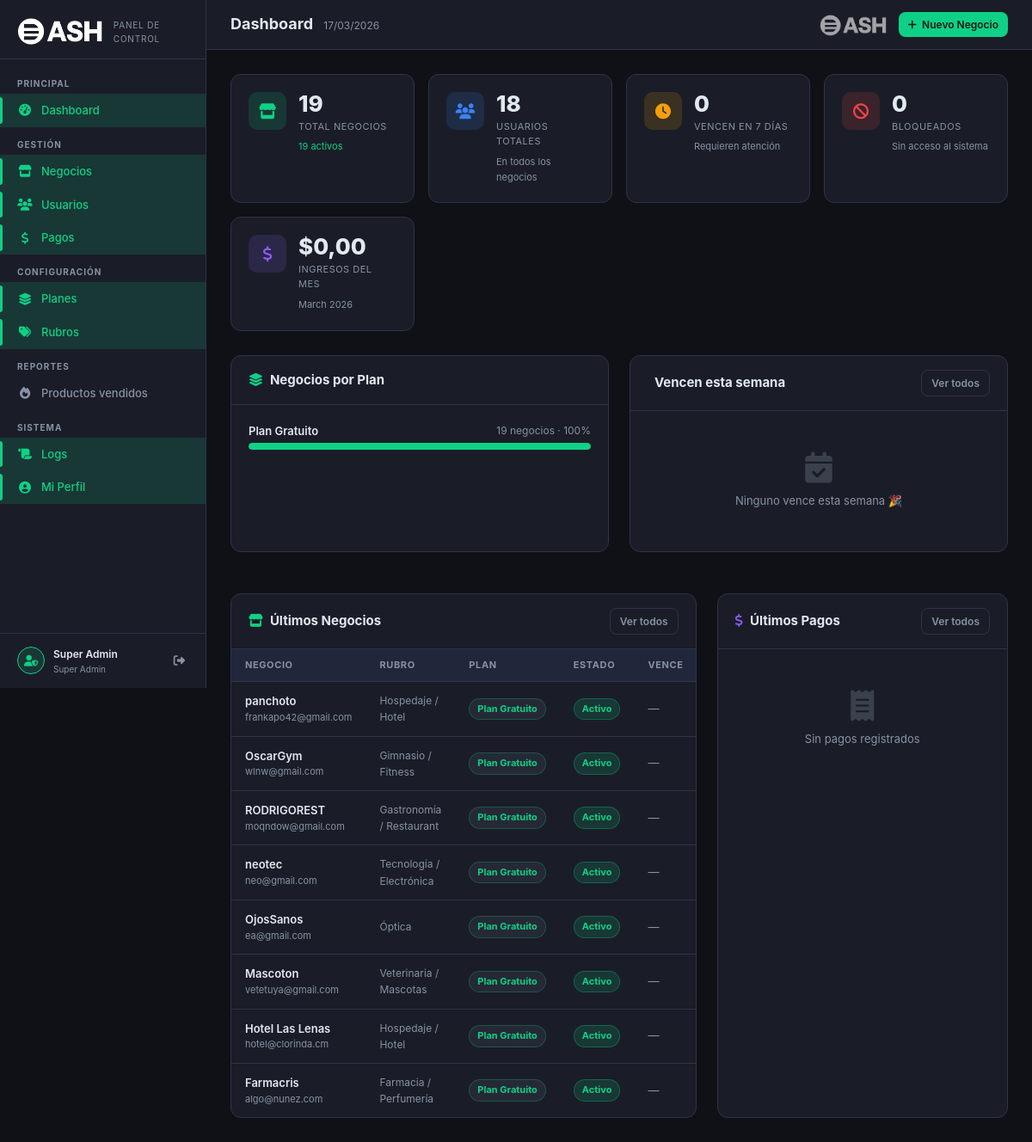
Screenshot of /superadmin/index.php (signed in) with the database file from the repository.
### tables this page shows
CREATE TABLE `negocios` (
  `id` int(11) NOT NULL,
  `nombre` varchar(255) NOT NULL,
  `razon_social` varchar(255) DEFAULT NULL,
  `cuit` varchar(20) DEFAULT NULL,
  `condicion_iva` varchar(50) DEFAULT NULL,
  `rubro` varchar(100) DEFAULT NULL,
  `rubro_id` int(11) DEFAULT NULL,
  `direccion` text DEFAULT NULL,
  `ciudad` varchar(100) DEFAULT NULL,
  `provincia` varchar(100) DEFAULT NULL,
  `codigo_postal` varchar(10) DEFAULT NULL,
  `telefono` varchar(50) DEFAULT NULL,
  `email` varchar(255) DEFAULT NULL,
  `sitio_web` varchar(255) DEFAULT NULL,
  `instagram` varchar(100) DEFAULT NULL,
  `facebook` varchar(255) DEFAULT NULL,
  `whatsapp` varchar(50) DEFAULT NULL,
  `logo` varchar(255) DEFAULT NULL,
  `imagen_portada` varchar(255) DEFAULT NULL,
  `carta_token` varchar(64) DEFAULT NULL,
  `carta_activa` tinyint(1) NOT NULL DEFAULT 1,
  `mensaje_ticket` text DEFAULT NULL,
  `mostrar_logo_ticket` tinyint(1) DEFAULT 1,
  `mostrar_direccion_ticket` tinyint(1) DEFAULT 1,
  `mostrar_cuit_ticket` tinyint(1) DEFAULT 1,
  `horarios` longtext DEFAULT NULL CHECK (json_valid(`horarios`)),
  `activo` tinyint(1) DEFAULT 1,
  `plan_id` int(11) DEFAULT 1,
  `fecha_vencimiento` date DEFAULT NULL,
  `bloqueado` tinyint(1) NOT NULL DEFAULT 0,
  `bloqueado_motivo` varchar(255) DEFAULT NULL,
  `notas_admin` text DEFAULT NULL,
  `estado_suscripcion` enum('activa','vencida','cancelada','trial') DEFAULT 'trial',
  `trial_hasta` date DEFAULT NULL,
  `fecha_registro` timestamp NOT NULL DEFAULT current_timestamp(),
  `fecha_alta` date DEFAULT NULL,
  `fecha_actualizacion` timestamp NOT NULL DEFAULT current_timestamp() ON UPDATE current_timestamp()
);

CREATE TABLE `rubros` (
  `id` int(11) NOT NULL,
  `slug` varchar(50) NOT NULL,
  `nombre` varchar(100) NOT NULL,
  `descripcion` varchar(255) DEFAULT NULL,
  `icono` varchar(50) DEFAULT 'fa-store',
  `color` varchar(7) DEFAULT '#667eea',
  `activo` tinyint(1) DEFAULT 1,
  `orden` int(11) DEFAULT 0
);

CREATE TABLE `planes` (
  `id` int(11) NOT NULL,
  `nombre` varchar(50) NOT NULL,
  `nombre_display` varchar(100) NOT NULL,
  `descripcion` text DEFAULT NULL,
  `precio_mensual` decimal(10,2) DEFAULT 0.00,
  `precio_anual` decimal(10,2) DEFAULT 0.00,
  `max_usuarios` smallint(6) DEFAULT 1,
  `max_productos` smallint(6) DEFAULT 50,
  `max_ventas_mes` int(11) DEFAULT 100,
  `tiene_reportes` tinyint(1) DEFAULT 0,
  `tiene_empleados` tinyint(1) DEFAULT 0,
  `tiene_clientes` tinyint(1) DEFAULT 0,
  `tiene_api_publica` tinyint(1) DEFAULT 0,
  `tiene_tienda_online` tinyint(1) DEFAULT 0,
  `activo` tinyint(1) DEFAULT 1,
  `created_at` timestamp NOT NULL DEFAULT current_timestamp(),
  `updated_at` timestamp NULL DEFAULT NULL ON UPDATE current_timestamp(),
  `dias_gratis` int(11) NOT NULL DEFAULT 0,
  `color` varchar(20) DEFAULT '#0FD186',
  `icono` varchar(50) DEFAULT 'fa-star',
  `orden` int(11) DEFAULT 0
);

### superadmin/_auth.php (called while the page is built, shortened)
<?php
function sa_format_money(float $v): string {
    return '$' . number_format($v, 2, ',', '.');
}

### superadmin/index.php (the view, shortened to what this page needs)
<?php
require_once __DIR__ . '/_auth.php';
$db = sa_db();
$total_negocios  = $db->query("SELECT COUNT(*) FROM negocios")->fetchColumn();
$activos_hoy     = $db->query("SELECT COUNT(*) FROM negocios WHERE activo = 1")->fetchColumn();
$bloqueados      = $db->query("SELECT COUNT(*) FROM negocios WHERE bloqueado = 1")->fetchColumn();
$vencen_7dias    = $db->query("SELECT COUNT(*) FROM negocios WHERE fecha_vencimiento BETWEEN CURDATE() AND DATE_ADD(CURDATE(), INTERVAL 7 DAY) AND activo = 1")->fetchColumn();
$total_usuarios  = $db->query("SELECT COUNT(*) FROM usuarios")->fetchColumn();
$ingresos_mes = $db->query("SELECT COALESCE(SUM(monto),0) FROM pagos WHERE YEAR(fecha_pago)=YEAR(CURDATE()) AND MONTH(fecha_pago)=MONTH(CURDATE())")->fetchColumn();
$por_plan = $db->query("
    SELECT p.nombre_display, COUNT(n.id) as total, p.color
    FROM negocios n
    LEFT JOIN planes p ON p.id = n.plan_id
    GROUP BY n.plan_id
    ORDER BY total DESC
")->fetchAll();
$ultimos_negocios = $db->query("
    SELECT n.id, n.nombre, n.email, n.activo, n.bloqueado,
           n.fecha_vencimiento, n.fecha_registro,
           p.nombre_display as plan_nombre, p.color as plan_color,
           r.nombre as rubro_nombre
    FROM negocios n
    LEFT JOIN planes p ON p.id = n.plan_id
    LEFT JOIN rubros r ON r.id = n.rubro_id
    ORDER BY n.fecha_registro DESC
    LIMIT 8
")->fetchAll();
$proximos_vencimientos = $db->query("
    SELECT n.id, n.nombre, n.fecha_vencimiento, n.email,
           p.nombre_display as plan_nombre
    FROM negocios n
    LEFT JOIN planes p ON p.id = n.plan_id
    WHERE n.fecha_vencimiento BETWEEN CURDATE() AND DATE_ADD(CURDATE(), INTERVAL 7 DAY)
      AND n.activo = 1
    ORDER BY n.fecha_vencimiento ASC
    LIMIT 6
")->fetchAll();
$ultimos_pagos = $db->query("
    SELECT pg.id, pg.monto, pg.fecha_pago, pg.metodo_pago,
           n.nombre as negocio_nombre,
           p.nombre_display as plan_nombre
    FROM pagos pg
    LEFT JOIN negocios n ON n.id = pg.negocio_id
    LEFT JOIN planes p   ON p.id = pg.plan_id
    ORDER BY pg.created_at DESC
    LIMIT 5
")->fetchAll();
require_once __DIR__ . '/_layout.php';
?>
<div class="sa-stats-grid">
    <div class="sa-stat-card">
        <div class="sa-stat-icon green"><i class="fas fa-store"></i></div>
        <div class="sa-stat-body">
            <div class="value"><?= $total_negocios ?></div>
            <div class="label">Total Negocios</div>
            <div class="sub"><span class="up"><?= $activos_hoy ?> activos</span></div>
        </div>
    </div>
    <div class="sa-stat-card">
        <div class="sa-stat-icon blue"><i class="fas fa-users"></i></div>
        <div class="sa-stat-body">
            <div class="value"><?= $total_usuarios ?></div>
            <div class="label">Usuarios Totales</div>
            <div class="sub">En todos los negocios</div>
        </div>
    </div>
    <div class="sa-stat-card">
        <div class="sa-stat-icon yellow"><i class="fas fa-clock"></i></div>
        <div class="sa-stat-body">
            <div class="value"><?= $vencen_7dias ?></div>
            <div class="label">Vencen en 7 días</div>
            <div class="sub">Requieren atención</div>
        </div>
    </div>
    <div class="sa-stat-card">
        <div class="sa-stat-icon red"><i class="fas fa-ban"></i></div>
        <div class="sa-stat-body">
            <div class="value"><?= $bloqueados ?></div>
            <div class="label">Bloqueados</div>
            <div class="sub">Sin acceso al sistema</div>
        </div>
    </div>
    <div class="sa-stat-card">
        <div class="sa-stat-icon purple"><i class="fas fa-dollar-sign"></i></div>
        <div class="sa-stat-body">
            <div class="value"><?= sa_format_money((float)$ingresos_mes) ?></div>
            <div class="label">Ingresos del Mes</div>
            <div class="sub"><?= date('F Y') ?></div>
        </div>
    </div>
</div>
<div style="display:grid;grid-template-columns:1fr 1fr;gap:24px;margin-bottom:24px">
    <div class="sa-panel">
        <div class="sa-panel-header">
            <h3><i class="fas fa-layer-group" style="color:var(--sa-primary);margin-right:8px"></i>Negocios por Plan</h3>
        </div>
        <div style="padding:20px">
            <?php if (empty($por_plan)): ?>
            <div class="sa-empty"><i class="fas fa-layer-group"></i><p>Sin datos</p></div>
            <?php else: ?>
            <?php foreach ($por_plan as $pp):
                $pct = $total_negocios > 0 ? round(($pp['total'] / $total_negocios) * 100) : 0;
                $color = $pp['color'] ?: '#0FD186';
            ?>
            <div style="margin-bottom:14px">
                <div style="display:flex;align-items:center;justify-content:space-between;margin-bottom:4px">
                    <span style="font-size:13px;font-weight:600;color:var(--sa-text)"><?= htmlspecialchars($pp['nombre_display'] ?? 'Sin plan') ?></span>
                    <span style="font-size:12px;color:var(--sa-muted)"><?= $pp['total'] ?> negocios · <?= $pct ?>%</span>
                </div>
                <div class="progress-bar-wrap" style="width:100%;height:8px">
                    <div class="progress-bar" style="width:<?= $pct ?>%;background:<?= htmlspecialchars($color) ?>"></div>
                </div>
            </div>
            <?php endforeach; ?>
            <?php endif; ?>
        </div>
    </div>
    <div class="sa-panel">
        <div class="sa-panel-header">
            <h3><i class="fas fa-calendar-exclamation" style="color:var(--sa-warning);margin-right:8px"></i>Vencen esta semana</h3>
            <a href="negocios/index.php?filtro=vencen" class="sa-btn ghost sm">Ver todos</a>
        </div>
        <?php if (empty($proximos_vencimientos)): ?>
        <div class="sa-empty"><i class="fas fa-calendar-check"></i><p>Ninguno vence esta semana 🎉</p></div>
        <?php endif; ?>
    </div>
</div>
<div style="display:grid;grid-template-columns:1.6fr 1fr;gap:24px">
    <div class="sa-panel">
        <div class="sa-panel-header">
            <h3><i class="fas fa-store" style="color:var(--sa-primary);margin-right:8px"></i>Últimos Negocios</h3>
            <a href="negocios/index.php" class="sa-btn ghost sm">Ver todos</a>
        </div>
        <div class="sa-table-wrap">
            <table class="sa-table">
                <thead><tr><th>Negocio</th><th>Rubro</th><th>Plan</th><th>Estado</th><th>Vence</th></tr></thead>
                <tbody>
                <?php foreach ($ultimos_negocios as $neg):
                    $statusClass = $neg['bloqueado'] ? 'red' : ($neg['activo'] ? 'green' : 'gray');
                    $statusLabel = $neg['bloqueado'] ? 'Bloqueado' : ($neg['activo'] ? 'Activo' : 'Inactivo');
                    $dias = $neg['fecha_vencimiento'] ? sa_dias_restantes($neg['fecha_vencimiento']) : null;
                    $chipClass = is_null($dias) ? '' : ($dias < 0 ? 'exp' : ($dias <= 5 ? 'warn' : 'ok'));
                ?>
                <tr>
                    <td>
                        <div style="font-weight:600;color:var(--sa-text)"><?= htmlspecialchars($neg['nombre']) ?></div>
                        <div style="font-size:11px;color:var(--sa-muted)"><?= htmlspecialchars($neg['email'] ?? '') ?></div>
                    </td>
                    <td style="color:var(--sa-muted);font-size:12px"><?= htmlspecialchars($neg['rubro_nombre'] ?? '—') ?></td>
                    <td>
                        <span class="sa-pill gray" style="<?= $neg['plan_color'] ? 'border-color:'.htmlspecialchars($neg['plan_color']).'40;color:'.htmlspecialchars($neg['plan_color']) : '' ?>">
                            <?= htmlspecialchars($neg['plan_nombre'] ?? '—') ?>
                        </span>
                    </td>
                    <td><span class="sa-pill <?= $statusClass ?>"><?= $statusLabel ?></span></td>
                    <td>
                        <?php if ($neg['fecha_vencimiento']): ?>
                        <span class="dias-chip <?= $chipClass ?>">
                            <?= $dias >= 0 ? $dias.'d' : 'Vencido' ?>
                        </span>
                        <?php else: ?>
                        <span style="color:var(--sa-muted)">—</span>
                        <?php endif; ?>
                    </td>
                </tr>
                <?php endforeach; ?>
                </tbody>
            </table>
        </div>
    </div>
    <div class="sa-panel">
        <div class="sa-panel-header">
            <h3><i class="fas fa-dollar-sign" style="color:var(--sa-purple);margin-right:8px"></i>Últimos Pagos</h3>
            <a href="pagos/index.php" class="sa-btn ghost sm">Ver todos</a>
        </div>
        <?php if (empty($ultimos_pagos)): ?>
        <div class="sa-empty"><i class="fas fa-receipt"></i><p>Sin pagos registrados</p></div>
        <?php endif; ?>
    </div>
</div>

### superadmin/assets/sa.css (style rules this page uses)
:root { --sa-bg: #0f1117; --sa-surface: #1a1d27; --sa-surface2: #22263a; --sa-border: #2e3347; --sa-primary: #0FD186; --sa-primary-dim: rgba(15,209,134,.15); --sa-text: #e2e8f0; --sa-muted: #8892a4; --sa-danger: #ef4444; --sa-warning: #f59e0b; --sa-info: #3b82f6; --sa-purple: #8b5cf6; --sa-sidebar-w: 240px; --sa-radius: 12px; --sa-transition: .22s ease; }
*, *::before, *::after { box-sizing: border-box; margin: 0; padding: 0; }
body { font-family: 'Inter', 'Segoe UI', system-ui, sans-serif; background: var(--sa-bg); color: var(--sa-text); font-size: 14px; line-height: 1.6; min-height: 100vh; }
a { color: var(--sa-primary); text-decoration: none; }
.sa-stats-grid { display: grid; grid-template-columns: repeat(auto-fill, minmax(200px, 1fr)); gap: 16px; margin-bottom: 28px; }
.sa-stat-card { background: var(--sa-surface); border: 1px solid var(--sa-border); border-radius: var(--sa-radius); padding: 20px; display: flex; align-items: flex-start; gap: 14px; transition: border-color .2s; }
.sa-stat-icon { width: 44px; height: 44px; border-radius: 10px; display: flex; align-items: center; justify-content: center; font-size: 18px; flex-shrink: 0; }
.sa-stat-icon.green { background: rgba(15,209,134,.15); color: var(--sa-primary); }
.sa-stat-icon.blue { background: rgba(59,130,246,.15); color: var(--sa-info); }
.sa-stat-icon.yellow { background: rgba(245,158,11,.15); color: var(--sa-warning); }
.sa-stat-icon.red { background: rgba(239,68,68,.15); color: var(--sa-danger); }
.sa-stat-icon.purple { background: rgba(139,92,246,.15); color: var(--sa-purple); }
.sa-stat-body .value { font-size: 26px; font-weight: 800; color: var(--sa-text); line-height: 1.1; }
.sa-stat-body .label { font-size: 11px; color: var(--sa-muted); margin-top: 3px; text-transform: uppercase; letter-spacing: .5px; }
.sa-stat-body .sub { font-size: 11px; color: var(--sa-muted); margin-top: 6px; }
.sa-stat-body .sub .up { color: var(--sa-primary); }
.sa-panel { background: var(--sa-surface); border: 1px solid var(--sa-border); border-radius: var(--sa-radius); overflow: hidden; margin-bottom: 24px; }
.sa-panel-header { padding: 16px 20px; border-bottom: 1px solid var(--sa-border); display: flex; align-items: center; justify-content: space-between; gap: 12px; flex-wrap: wrap; }
.sa-panel-header h3 { font-size: 15px; font-weight: 700; color: var(--sa-text); }
.sa-table-wrap { overflow-x: auto; }
.sa-table { width: 100%; border-collapse: collapse; }
.sa-table th { font-size: 11px; font-weight: 700; color: var(--sa-muted); text-transform: uppercase; letter-spacing: .6px; padding: 10px 16px; background: var(--sa-surface2); border-bottom: 1px solid var(--sa-border); white-space: nowrap; text-align: left; }
.sa-table td { padding: 12px 16px; border-bottom: 1px solid var(--sa-border); color: var(--sa-text); font-size: 13px; vertical-align: middle; }
.sa-table tr:last-child td { border-bottom: none; }
.sa-pill { display: inline-flex; align-items: center; gap: 4px; font-size: 11px; font-weight: 700; padding: 3px 9px; border-radius: 20px; white-space: nowrap; }
.sa-pill.green { background: rgba(15,209,134,.15); color: var(--sa-primary); border: 1px solid rgba(15,209,134,.3); }
.sa-pill.gray { background: rgba(100,116,139,.15); color: var(--sa-muted); border: 1px solid rgba(100,116,139,.3); }
.sa-btn { display: inline-flex; align-items: center; gap: 6px; font-size: 13px; font-weight: 600; padding: 8px 16px; border-radius: 8px; border: none; cursor: pointer; transition: opacity .2s, transform .1s; white-space: nowrap; }
.sa-btn.ghost { background: transparent; color: var(--sa-muted); border: 1px solid var(--sa-border); }
.sa-btn.sm { font-size: 12px; padding: 5px 11px; }
.sa-empty { text-align: center; padding: 48px 20px; color: var(--sa-muted); }
.sa-empty i { font-size: 36px; margin-bottom: 10px; display: block; opacity: .3; }
.sa-empty p { font-size: 13px; }
.progress-bar-wrap { background: var(--sa-surface2); border-radius: 20px; height: 6px; overflow: hidden; width: 80px; }
.progress-bar { height: 100%; border-radius: 20px; background: var(--sa-primary); transition: width .4s; }

### rows the page displays
negocios: nombre "panchoto", email "frankapo42@gmail.com", rubro.nombre "Hospedaje / Hotel", plan.nombre_display "Plan Gratuito", statusLabel "Activo"
negocios: nombre "OscarGym", email "wlnw@gmail.com", rubro.nombre "Gimnasio / Fitness", plan.nombre_display "Plan Gratuito", statusLabel "Activo"
negocios: nombre "RODRIGOREST", email "moqndow@gmail.com", rubro.nombre "Gastronomía / Restaurant", plan.nombre_display "Plan Gratuito", statusLabel "Activo"
negocios: nombre "neotec", email "neo@gmail.com", rubro.nombre "Tecnología / Electrónica", plan.nombre_display "Plan Gratuito", statusLabel "Activo"
negocios: nombre "OjosSanos", email "ea@gmail.com", rubro.nombre "Óptica", plan.nombre_display "Plan Gratuito", statusLabel "Activo"
negocios: nombre "Mascoton", email "vetetuya@gmail.com", rubro.nombre "Veterinaria / Mascotas", plan.nombre_display "Plan Gratuito", statusLabel "Activo"
negocios: nombre "Hotel Las Lenas", email "hotel@clorinda.cm", rubro.nombre "Hospedaje / Hotel", plan.nombre_display "Plan Gratuito", statusLabel "Activo"
negocios: nombre "Farmacris", email "algo@nunez.com", rubro.nombre "Farmacia / Perfumería", plan.nombre_display "Plan Gratuito", statusLabel "Activo"

### other values shown
$adminName "Super Admin"
$title "Dashboard"
$total_negocios "19"
$activos_hoy "19"
$total_usuarios "18"
$vencen_7dias "0"
$bloqueados "0"
sa_format_money((float)$ingresos_mes) "$0,00"
$pp['nombre_display'] "Plan Gratuito"
$pp['total'] "19"
$pct "100"
